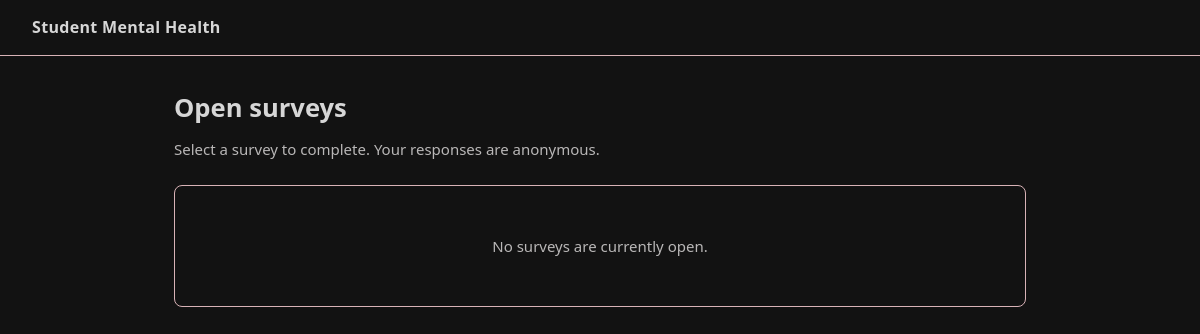
/surveys/, run on an earlier commit of the app's database.
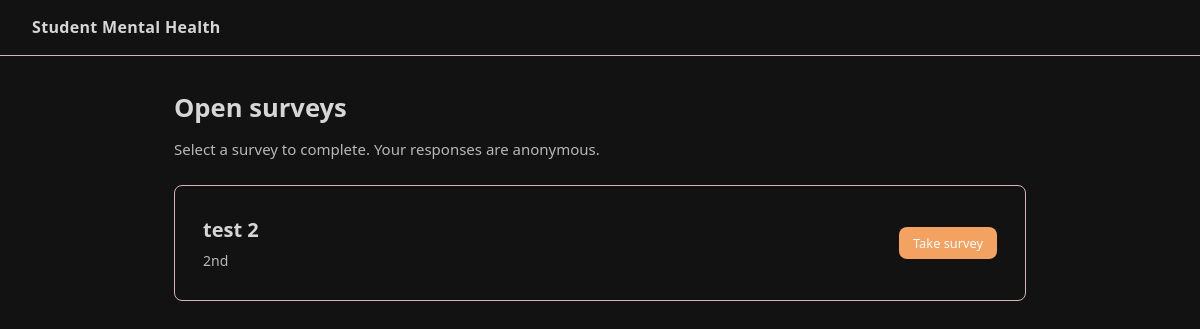
And on a later commit of the database.
### core/models.py (models this page shows, shortened)
class Survey(models.Model):
    id          = models.CharField(max_length=5, primary_key=True)
    title       = models.CharField(max_length=200)
    description = models.TextField(blank=True)
    is_active   = models.BooleanField(default=True)
    created_at  = models.DateTimeField(auto_now_add=True)
    closed_at   = models.DateTimeField(null=True, blank=True)

### core/views.py (the view)
# urls.py: path("surveys/",                       views.survey_list,       name="survey_list"),
def survey_list(request):
    surveys = Survey.objects.filter(is_active=True).order_by("-created_at")
    return render(request, "survey_list.html", {"surveys": surveys})

### core/templates/survey_list.html (shortened to what this page needs)
{% extends "base.html" %}
{% block content %}
<div class="container">
    <div class="flex-between" style="margin-bottom:1.5rem;">
        <div>
            <h1>Open surveys</h1>
            <p style="margin:0;">Select a survey to complete. Your responses are anonymous.</p>
        </div>
    </div>
    {% if surveys %}
        {% for survey in surveys %}
        <div class="card flex-between">
            <div>
                <h2 style="margin-bottom:0.25rem;">{{ survey.title }}</h2>
                {% if survey.description %}
                <p style="margin:0; font-size:0.875rem;">{{ survey.description }}</p>
                {% endif %}
            </div>
            <a href="{% url 'survey_form' survey.id %}" class="btn btn-primary btn-sm">Take survey</a>
        </div>
        {% endfor %}
    {% else %}
        <div class="card" style="text-align:center; padding:3rem;">
            <p style="margin:0;">No surveys are currently open.</p>
        </div>
    {% endif %}
</div>
{% endblock %}

What changed in the data, as far as the page shows it:
now on this page (row edited): Survey: title "test 2", description "2nd"
Also different on the page:
text no longer shown: "No surveys are currently open."
